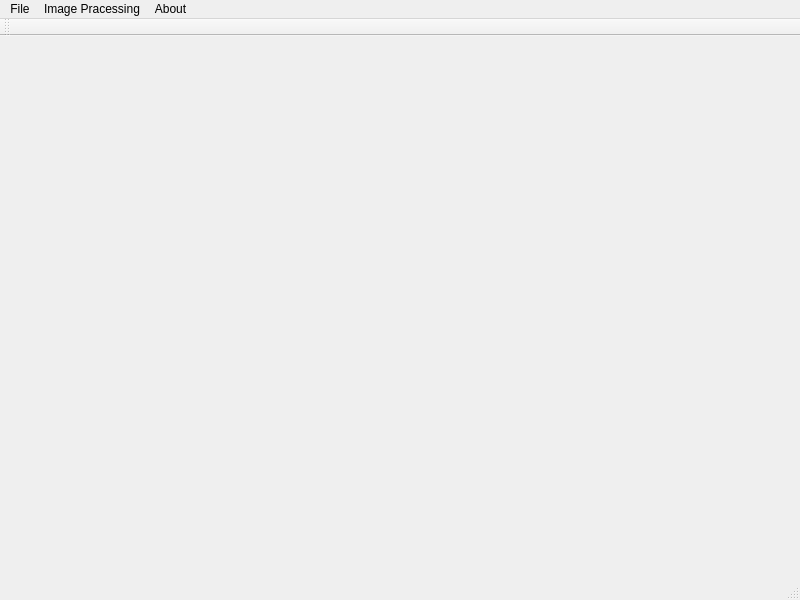
<?xml version="1.0" encoding="UTF-8"?>
<ui version="4.0">
 <class>PSMainWindow</class>
 <widget class="QMainWindow" name="PSMainWindow">
  <property name="geometry">
   <rect>
    <x>0</x>
    <y>0</y>
    <width>800</width>
    <height>600</height>
   </rect>
  </property>
  <property name="sizePolicy">
   <sizepolicy hsizetype="MinimumExpanding" vsizetype="MinimumExpanding">
    <horstretch>0</horstretch>
    <verstretch>0</verstretch>
   </sizepolicy>
  </property>
  <property name="minimumSize">
   <size>
    <width>800</width>
    <height>600</height>
   </size>
  </property>
  <property name="windowTitle">
   <string>Digital Image Processing System by CYX</string>
  </property>
  <widget class="QWidget" name="centralWidget"/>
  <widget class="QMenuBar" name="menuBar">
   <property name="geometry">
    <rect>
     <x>0</x>
     <y>0</y>
     <width>800</width>
     <height>26</height>
    </rect>
   </property>
   <widget class="QMenu" name="menuFile">
    <property name="title">
     <string>File</string>
    </property>
    <addaction name="actionOpen_BMP_file"/>
    <addaction name="actionSave_to_new_BMP_file"/>
    <addaction name="separator"/>
    <addaction name="actionDisplay_file_header"/>
    <addaction name="actionGet_pixel_value"/>
    <addaction name="actionSet_pixel_value"/>
   </widget>
   <widget class="QMenu" name="menuImage_Pracessing">
    <property name="title">
     <string>Image Pracessing</string>
    </property>
    <addaction name="actionImage_interpolation"/>
    <addaction name="actionMedian_filtering"/>
    <addaction name="actionGaussian_smoothing"/>
    <addaction name="separator"/>
    <addaction name="actionHistogram_equalization"/>
    <addaction name="actionSharpening_by_gradient"/>
    <addaction name="actionBilateral_filter"/>
    <addaction name="actionAdd_impulse_noise"/>
    <addaction name="actionCanny_edge_detection"/>
   </widget>
   <widget class="QMenu" name="menuAbout">
    <property name="title">
     <string>About</string>
    </property>
   </widget>
   <addaction name="menuFile"/>
   <addaction name="menuImage_Pracessing"/>
   <addaction name="menuAbout"/>
  </widget>
  <widget class="QToolBar" name="mainToolBar">
   <attribute name="toolBarArea">
    <enum>TopToolBarArea</enum>
   </attribute>
   <attribute name="toolBarBreak">
    <bool>false</bool>
   </attribute>
  </widget>
  <widget class="QStatusBar" name="statusBar"/>
  <action name="actionOpen_BMP_file">
   <property name="text">
    <string>Open BMP file</string>
   </property>
  </action>
  <action name="actionSave_to_new_BMP_file">
   <property name="text">
    <string>Save to new BMP file</string>
   </property>
  </action>
  <action name="actionDisplay_file_header">
   <property name="text">
    <string>Display file header</string>
   </property>
  </action>
  <action name="actionGet_pixel_value">
   <property name="text">
    <string>Get pixel value</string>
   </property>
  </action>
  <action name="actionSet_pixel_value">
   <property name="text">
    <string>Set pixel value</string>
   </property>
  </action>
  <action name="actionImage_interpolation">
   <property name="text">
    <string>Image interpolation</string>
   </property>
  </action>
  <action name="actionMedian_filtering">
   <property name="text">
    <string>Median filtering</string>
   </property>
  </action>
  <action name="actionGaussian_smoothing">
   <property name="text">
    <string>Gaussian smoothing</string>
   </property>
  </action>
  <action name="actionHistogram_equalization">
   <property name="text">
    <string>Histogram equalization</string>
   </property>
  </action>
  <action name="actionSharpening_by_gradient">
   <property name="text">
    <string>Sharpening by gradient</string>
   </property>
  </action>
  <action name="actionBilateral_filter">
   <property name="text">
    <string>Bilateral filter</string>
   </property>
  </action>
  <action name="actionAdd_impulse_noise">
   <property name="text">
    <string>Add impulse noise</string>
   </property>
  </action>
  <action name="actionCanny_edge_detection">
   <property name="text">
    <string>Canny edge detection</string>
   </property>
  </action>
 </widget>
 <layoutdefault spacing="6" margin="11"/>
 <resources/>
 <connections/>
</ui>
